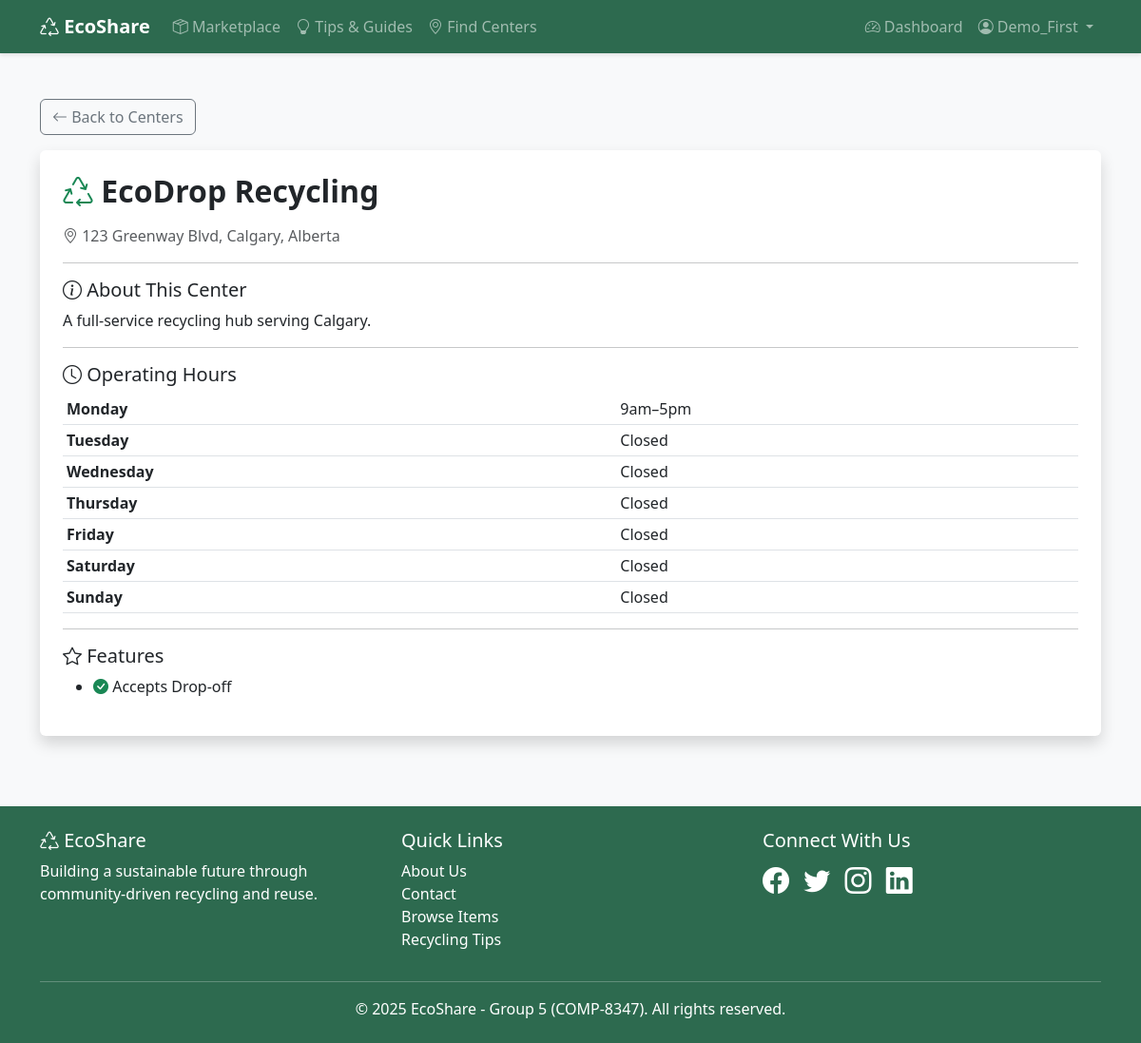
The app's page /centers/ecodrop-recycling/ (signed in) with its own data.
### centers/models.py (models this page shows, shortened)
class RecyclingCenter(models.Model):
    MATERIAL_CHOICES = [
        ('paper', 'Paper'),
        ('plastic', 'Plastic'),
        ('glass', 'Glass'),
        ('metal', 'Metal'),
        ('electronics', 'Electronics'),
        ('batteries', 'Batteries'),
        ('textiles', 'Textiles'),
        ('organic', 'Organic Waste'),
        ('hazardous', 'Hazardous Materials'),
    ]
    name = models.CharField(max_length=200)
    slug = models.SlugField(max_length=200, unique=True, blank=True)
    description = models.TextField()
    address = models.CharField(max_length=300)
    city = models.CharField(max_length=100)
    state = models.CharField(
        max_length=2,
        choices=CANADIAN_PROVINCES,
        help_text='Select province/territory'
    )
    zipcode = models.CharField(max_length=20)
    country = models.CharField(max_length=100, default='Canada')
    phone = models.CharField(max_length=20, blank=True)
    email = models.EmailField(blank=True)
    website = models.URLField(blank=True)
    latitude = models.DecimalField(max_digits=9, decimal_places=6, null=True, blank=True)
    longitude = models.DecimalField(max_digits=9, decimal_places=6, null=True, blank=True)
    monday_hours = models.CharField(max_length=50, blank=True, default='Closed')
    tuesday_hours = models.CharField(max_length=50, blank=True, default='Closed')
    wednesday_hours = models.CharField(max_length=50, blank=True, default='Closed')
    thursday_hours = models.CharField(max_length=50, blank=True, default='Closed')
    friday_hours = models.CharField(max_length=50, blank=True, default='Closed')
    saturday_hours = models.CharField(max_length=50, blank=True, default='Closed')
    sunday_hours = models.CharField(max_length=50, blank=True, default='Closed')
    accepts_dropoff = models.BooleanField(default=True)
    offers_pickup = models.BooleanField(default=False)
    accepts_donations = models.BooleanField(default=False)
    is_verified = models.BooleanField(default=False)
    created_at = models.DateTimeField(auto_now_add=True)
    updated_at = models.DateTimeField(auto_now=True)
    class Meta:
        ordering = ['city', 'name']
        indexes = [
            models.Index(fields=['city']),
            models.Index(fields=['state']),
            models.Index(fields=['zipcode']),
        ]

### centers/views.py (the view)
# urls.py: path('<slug:slug>/', views.RecyclingCenterDetailView.as_view(), name='center_detail'),
class RecyclingCenterDetailView(LoginRequiredMixin, DetailView):
    login_url = 'accounts:login'
    model = RecyclingCenter
    template_name = 'centers/center_detail.html'
    context_object_name = 'center'
    slug_field = 'slug'
    slug_url_kwarg = 'slug'
    def get_context_data(self, **kwargs):
        context = super().get_context_data(**kwargs)
        context['operating_hours'] = [
            ('Monday', self.object.monday_hours),
            ('Tuesday', self.object.tuesday_hours),
            ('Wednesday', self.object.wednesday_hours),
            ('Thursday', self.object.thursday_hours),
            ('Friday', self.object.friday_hours),
            ('Saturday', self.object.saturday_hours),
            ('Sunday', self.object.sunday_hours),
        ]
        context['nearby_centers'] = RecyclingCenter.objects.filter(
            city=self.object.city
        ).exclude(id=self.object.id)[:3]
        return context

### templates/centers/center_detail.html (shortened to what this page needs)
{% extends "base.html" %}
{% block content %}
<div class="container mt-4">
    <a href="{% url 'centers:center_list' %}" class="btn btn-outline-secondary mb-3">
        <i class="bi bi-arrow-left"></i> Back to Centers
    </a>
    <div class="card shadow">
        <div class="card-body p-4">
            <h2 class="fw-bold mb-3">
                <i class="bi bi-recycle text-success"></i> {{ center.name }}
            </h2>
            <p class="text-muted">
                <i class="bi bi-geo-alt"></i>
                {{ center.address }}, {{ center.city }}, {{ center.get_state_display }}
            </p>
            <hr>
            <h5><i class="bi bi-info-circle"></i> About This Center</h5>
            <p>{{ center.description }}</p>
            <hr>
            <h5><i class="bi bi-clock"></i> Operating Hours</h5>
            <table class="table table-sm">
                {% for day, hours in operating_hours %}
                <tr>
                    <td><strong>{{ day }}</strong></td>
                    <td>{{ hours }}</td>
                </tr>
                {% endfor %}
            </table>
            <hr>
            <h5><i class="bi bi-star"></i> Features</h5>
            <ul>
                {% if center.accepts_dropoff %}
                <li><i class="bi bi-check-circle-fill text-success"></i> Accepts Drop-off</li>
                {% endif %}
            </ul>
        </div>
    </div>
</div>
{% endblock %}

### templates/base.html (shortened to what this page needs)
<!DOCTYPE html>
<html lang="en">
<head>
    <link href="https://cdn.jsdelivr.net/npm/bootstrap@5.3.0/dist/css/bootstrap.min.css" rel="stylesheet">
    <link rel="stylesheet" href="https://cdn.jsdelivr.net/npm/bootstrap-icons@1.10.0/font/bootstrap-icons.css">
</head>
<body>
    <nav class="navbar navbar-expand-lg navbar-dark">
        <div class="container">
            <a class="navbar-brand fw-bold" href="{% url 'core:home' %}">
                <i class="bi bi-recycle"></i> EcoShare
            </a>
            <div class="collapse navbar-collapse" id="navbarNav">
                <ul class="navbar-nav me-auto">
                    <li class="nav-item">
                        <a class="nav-link" href="{% url 'items:item_list' %}">
                            <i class="bi bi-box-seam"></i> Marketplace
                         </a>
                    </li>
                    <li class="nav-item">
                        <a class="nav-link" href="{% url 'tips:tip_list' %}">
                            <i class="bi bi-lightbulb"></i> Tips & Guides
                        </a>
                    </li>
                    <li class="nav-item">
                        <a class="nav-link" href="{% url 'centers:center_list' %}">
                            <i class="bi bi-geo-alt"></i> Find Centers
                        </a>
                    </li>
                </ul>
                <ul class="navbar-nav">
                    {% if user.is_authenticated %}
                        <li class="nav-item">
                            <a class="nav-link" href="{% url 'core:dashboard' %}">
                                <i class="bi bi-speedometer2"></i> Dashboard
                            </a>
                        </li>
                        <li class="nav-item dropdown">
                            <a class="nav-link dropdown-toggle" href="#" id="userDropdown" role="button"
                                data-bs-toggle="dropdown" aria-expanded="false">
                                <i class="bi bi-person-circle"></i> {{ user.username }}
                            </a>
                        </li>
                    {% endif %}
                </ul>
            </div>
        </div>
    </nav>
    <main class="py-4">
        {% block content %}{% endblock %}
    </main>
    <footer class="py-4">
        <div class="container">
            <div class="row">
                <div class="col-md-4">
                    <h5><i class="bi bi-recycle"></i> EcoShare</h5>
                    <p>Building a sustainable future through community-driven recycling and reuse.</p>
                </div>
                <div class="col-md-4">
                    <h5>Quick Links</h5>
                    <ul class="list-unstyled">
                        <li><a href="{% url 'core:about' %}" class="text-white text-decoration-none">About Us</a></li>
                        <li><a href="{% url 'core:contact' %}" class="text-white text-decoration-none">Contact</a></li>
                        <li><a href="{% url 'items:item_list' %}" class="text-white text-decoration-none">Browse Items</a></li>
                        <li><a href="{% url 'tips:tip_list' %}" class="text-white text-decoration-none">Recycling Tips</a></li>
                    </ul>
                </div>
                <div class="col-md-4">
                    <h5>Connect With Us</h5>
                    <div class="fs-3">
                        <i class="bi bi-facebook me-2"></i>
                        <i class="bi bi-twitter me-2"></i>
                        <i class="bi bi-instagram me-2"></i>
                        <i class="bi bi-linkedin"></i>
                    </div>
                </div>
            </div>
            <hr class="bg-white">
            <div class="text-center">
                <p class="mb-0">&copy; 2025 EcoShare - Group 5 (COMP-8347). All rights reserved.</p>
            </div>
        </div>
    </footer>
</body>
</html>

### templates/base.html (style rules this page uses)
:root { --primary-green: #2d6a4f; --secondary-green: #52b788; --light-green: #95d5b2; --bg-cream: #f8f9fa; }
body { font-family: 'Segoe UI', Tahoma, Geneva, Verdana, sans-serif; background-color: var(--bg-cream); }
.navbar { background-color: var(--primary-green) !important; box-shadow: 0 2px 4px rgba(0,0,0,0.1); }
.card { border: none; box-shadow: 0 2px 8px rgba(0,0,0,0.1); transition: transform 0.3s; }
footer { background-color: var(--primary-green); color: white; margin-top: 50px; }

### records on screen
RecyclingCenter: name "EcoDrop Recycling", address "123 Greenway Blvd", city "Calgary", state "Alberta", description "A full-service recycling hub serving Calgary.", operating_hours "9am–5pm" "Closed" "Closed" "Closed" "Closed" "Closed" "Closed"

### other values on screen
{{ user.username }} "Demo_First"
{{ day }} "Monday" "Tuesday" "Wednesday" "Thursday" "Friday" "Saturday" "Sunday"
